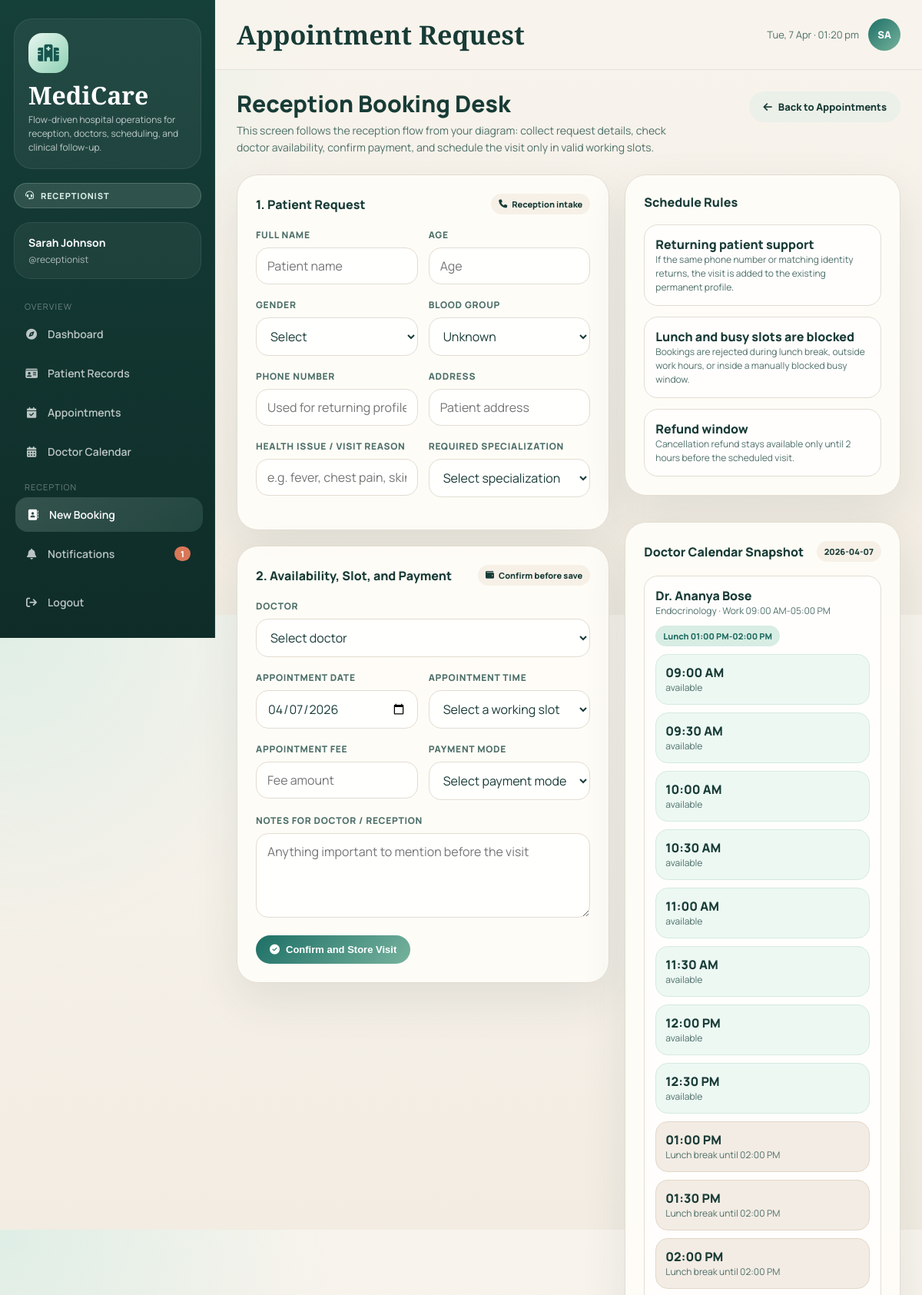
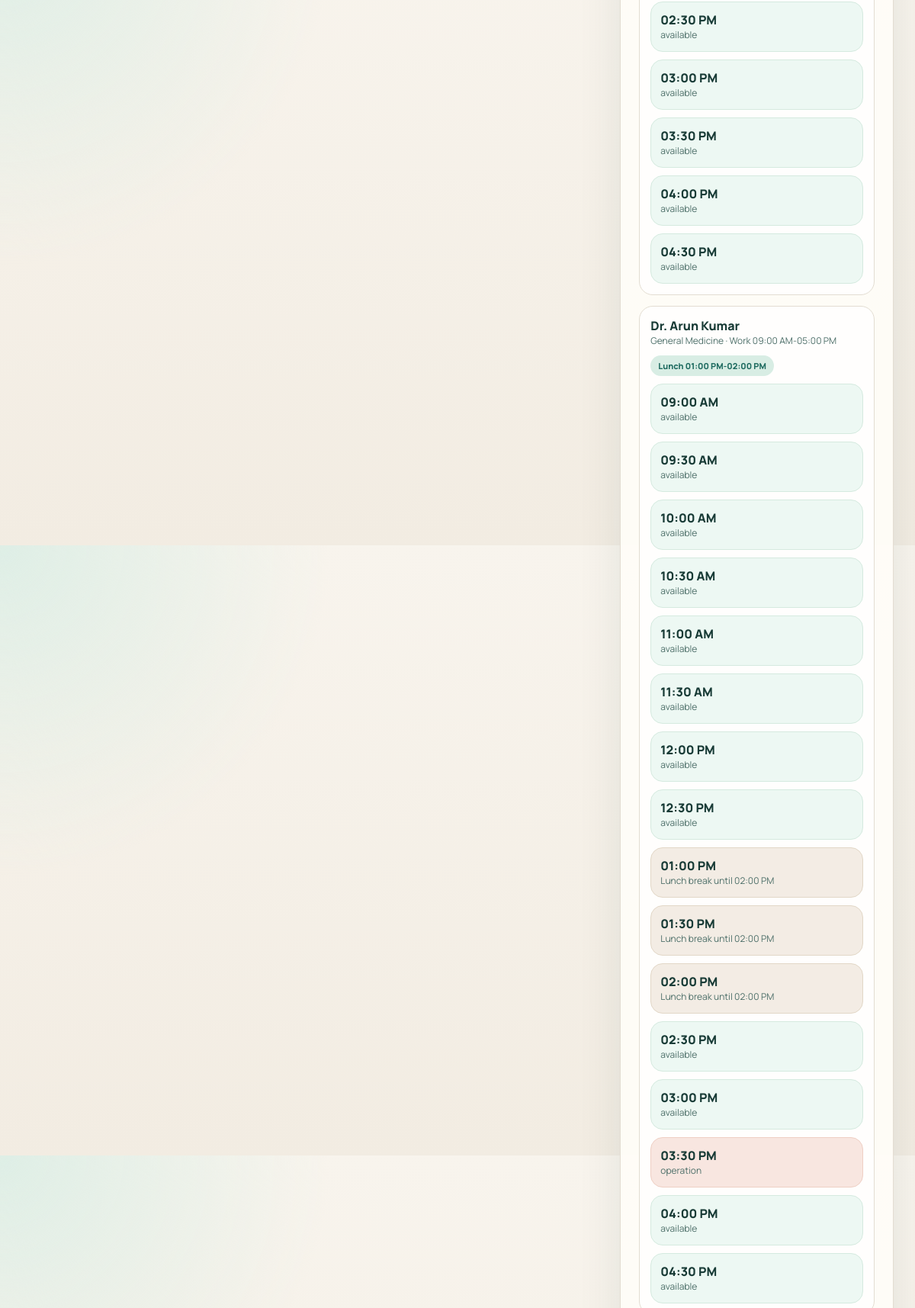
Screenshot of /patients/admit (signed in, upper part) with the database file from the repository (2 pictures, top to bottom).
### tables this page shows
CREATE TABLE users (
            id INTEGER PRIMARY KEY AUTOINCREMENT,
            username TEXT UNIQUE NOT NULL,
            password TEXT NOT NULL,
            role TEXT NOT NULL,
            full_name TEXT NOT NULL
        , specialization TEXT, availability_status TEXT DEFAULT 'available', availability_note TEXT, availability_updated_at TIMESTAMP, phone TEXT);

CREATE TABLE doctor_schedules (
            doctor_id INTEGER PRIMARY KEY,
            work_start TEXT NOT NULL,
            work_end TEXT NOT NULL,
            lunch_start TEXT NOT NULL,
            lunch_end TEXT NOT NULL,
            slot_minutes INTEGER NOT NULL DEFAULT 30,
            FOREIGN KEY(doctor_id) REFERENCES users(id)
        );

CREATE TABLE doctor_blocks (
            id INTEGER PRIMARY KEY AUTOINCREMENT,
            doctor_id INTEGER NOT NULL,
            block_date DATE NOT NULL,
            start_time TEXT NOT NULL,
            end_time TEXT NOT NULL,
            block_type TEXT NOT NULL DEFAULT 'busy',
            reason TEXT,
            created_at TIMESTAMP DEFAULT CURRENT_TIMESTAMP,
            FOREIGN KEY(doctor_id) REFERENCES users(id)
        );

### app.py (the view, shortened to what this page needs)
@app.route("/patients/admit", methods=["GET", "POST"])
@login_required
@role_required("receptionist")
def admit_patient():
    conn = get_db()
    doctors = get_doctors(conn)
    today = request.args.get("date") or date.today().isoformat()
    schedule_board = [build_doctor_day_calendar(conn, doctor, today) for doctor in doctors]
    form = request.form if request.method == "POST" else {}
    conn.close()
    return render_template("admit_patient.html", doctors=doctors, form=form, schedule_board=schedule_board, selected_date=today)

### app.py (called while the page is built, shortened)
def get_db():
    conn = sqlite3.connect(DB)
    conn.row_factory = sqlite3.Row
    return conn

def login_required(f):
    @wraps(f)
    def decorated(*args, **kwargs):
        if "user_id" not in session:
            return redirect(url_for("login"))
        return f(*args, **kwargs)
    return decorated

def role_required(*roles):
    def decorator(f):
        @wraps(f)
        def decorated(*args, **kwargs):
            if session.get("role") not in roles:
                flash("Access denied.", "danger")
                return redirect(url_for("dashboard"))
            return f(*args, **kwargs)
        return decorated
    return decorator

def format_time_label(value):
    hour, minute = [int(part) for part in value.split(":")]
    display_hour = hour if hour <= 12 else hour - 12
    period = "AM" if hour < 12 else "PM"
    return f"{display_hour:02d}:{minute:02d} {period}"

def minutes_since_midnight(value):
    hour, minute = [int(part) for part in value.split(":")]
    return hour * 60 + minute

def get_slot_options(start=DEFAULT_WORK_START, end=DEFAULT_WORK_END, step=DEFAULT_SLOT_MINUTES):
    options = []
    current = minutes_since_midnight(start)
    stop = minutes_since_midnight(end)
    while current < stop:
        hour = current // 60
        minute = current % 60
        value = f"{hour:02d}:{minute:02d}"
        options.append({"value": value, "label": format_time_label(value)})
        current += step
    return options

def active_status_placeholders():
    return ",".join("?" for _ in ACTIVE_APPOINTMENT_STATUSES)

def get_doctors(conn, specialization=None):
    query = """
        SELECT u.id, u.username, u.full_name, u.specialization, u.phone,
               u.availability_status, u.availability_note, u.availability_updated_at,
               ds.work_start, ds.work_end, ds.lunch_start, ds.lunch_end, ds.slot_minutes
        FROM users u
        LEFT JOIN doctor_schedules ds ON ds.doctor_id=u.id
        WHERE u.role='doctor'
    """
    params = []
    if specialization:
        query += " AND u.specialization=?"
        params.append(specialization)
    query += " ORDER BY u.full_name"
    return conn.execute(query, params).fetchall()

def get_doctor_schedule(conn, doctor_id):
    schedule = conn.execute(
        """
        SELECT work_start, work_end, lunch_start, lunch_end, slot_minutes
        FROM doctor_schedules
        WHERE doctor_id=?
        """,
        (doctor_id,),
    ).fetchone()
    if schedule:
        return schedule

### templates/admit_patient.html (shortened to what this page needs)
{% extends 'base.html' %}
{% block topbar_title %}Appointment Request{% endblock %}
{% block content %}
<div class="page-header">
  <div>
    <div class="page-title">Reception Booking Desk</div>
    <div class="page-sub">This screen follows the reception flow from your diagram: collect request details, check doctor availability, confirm payment, and schedule the visit only in valid working slots.</div>
  </div>
  <a class="btn btn-ghost" href="{{ url_for('appointments') }}"><i class="fa-solid fa-arrow-left"></i> Back to Appointments</a>
</div>
<div style="display:grid; grid-template-columns: 1.15fr 0.85fr; gap:20px; align-items:start;">
  <form method="POST" action="{{ url_for('admit_patient') }}">
    <div class="card">
      <div class="card-header">
        <span class="card-title">1. Patient Request</span>
        <span class="tag"><i class="fa-solid fa-phone"></i> Reception intake</span>
      </div>
      <div class="form-row">
        <div class="form-group">
          <label class="form-label">Full Name</label>
          <input name="name" class="form-control" required value="{{ form.get('name','') }}" placeholder="Patient name">
        </div>
        <div class="form-group">
          <label class="form-label">Age</label>
          <input name="age" type="number" min="0" max="150" class="form-control" required value="{{ form.get('age','') }}" placeholder="Age">
        </div>
      </div>
      <div class="form-row">
        <div class="form-group">
          <label class="form-label">Gender</label>
          <select name="gender" class="form-control" required>
            <option value="">Select</option>
          </select>
        </div>
        <div class="form-group">
          <label class="form-label">Blood Group</label>
          <select name="blood_group" class="form-control">
            <option value="">Unknown</option>
          </select>
        </div>
      </div>
      <div class="form-row">
        <div class="form-group">
          <label class="form-label">Phone Number</label>
          <input name="phone" class="form-control" value="{{ form.get('phone','') }}" placeholder="Used for returning profile matching">
        </div>
        <div class="form-group">
          <label class="form-label">Address</label>
          <input name="address" class="form-control" value="{{ form.get('address','') }}" placeholder="Patient address">
        </div>
      </div>
      <div class="form-row">
        <div class="form-group">
          <label class="form-label">Health Issue / Visit Reason</label>
          <input name="visit_reason" class="form-control" value="{{ form.get('visit_reason','') }}" placeholder="e.g. fever, chest pain, skin rash">
        </div>
        <div class="form-group">
          <label class="form-label">Required Specialization</label>
          <select name="required_specialization" class="form-control" id="specialization-select">
            <option value="">Select specialization</option>
          </select>
        </div>
      </div>
    </div>
    <div class="card">
      <div class="card-header">
        <span class="card-title">2. Availability, Slot, and Payment</span>
        <span class="tag"><i class="fa-solid fa-wallet"></i> Confirm before save</span>
      </div>
      <div class="form-group">
        <label class="form-label">Doctor</label>
        <select name="doctor_id" class="form-control" id="doctor-select">
          <option value="">Select doctor</option>
        </select>
      </div>
      <div class="form-row">
        <div class="form-group">
          <label class="form-label">Appointment Date</label>
          <input name="appt_date" type="date" class="form-control" id="appt-date" value="{{ form.get('appt_date', selected_date) }}">
        </div>
        <div class="form-group">
          <label class="form-label">Appointment Time</label>
          <select name="appt_time" class="form-control">
            <option value="">Select a working slot</option>
          </select>
        </div>
      </div>
      <div class="form-row">
        <div class="form-group">
          <label class="form-label">Appointment Fee</label>
          <input name="fee_amount" type="number" min="0" step="0.01" class="form-control" value="{{ form.get('fee_amount','') }}" placeholder="Fee amount">
        </div>
        <div class="form-group">
          <label class="form-label">Payment Mode</label>
          <select name="payment_mode" class="form-control" id="payment-mode">
            <option value="">Select payment mode</option>
          </select>
        </div>
      </div>
      <div class="form-group">
        <label class="form-label">Notes for Doctor / Reception</label>
        <textarea name="notes" class="form-control" placeholder="Anything important to mention before the visit">{{ form.get('notes','') }}</textarea>
      </div>
      <button class="btn btn-primary" type="submit"><i class="fa-solid fa-circle-check"></i> Confirm and Store Visit</button>
    </div>
  </form>
  <div class="stack">
    <div class="card">
      <div class="card-header">
        <span class="card-title">Schedule Rules</span>
      </div>
      <div class="stack">
        <div class="mini-card">
          <div style="font-weight:800;">Returning patient support</div>
          <div class="text-muted">If the same phone number or matching identity returns, the visit is added to the existing permanent profile.</div>
        </div>
        <div class="mini-card">
          <div style="font-weight:800;">Lunch and busy slots are blocked</div>
          <div class="text-muted">Bookings are rejected during lunch break, outside work hours, or inside a manually blocked busy window.</div>
        </div>
        <div class="mini-card">
          <div style="font-weight:800;">Refund window</div>
          <div class="text-muted">Cancellation refund stays available only until {{ cancellation_window_hours }} hours before the scheduled visit.</div>
        </div>
      </div>
    </div>
    <div class="card">
      <div class="card-header">
        <span class="card-title">Doctor Calendar Snapshot</span>
        <span class="tag">{{ selected_date }}</span>
      </div>
      <div class="stack">
        {% for doctor in schedule_board %}
        <div class="mini-card">
          <div style="display:flex; justify-content:space-between; gap:10px; flex-wrap:wrap; margin-bottom:10px;">
            <div>
              <div style="font-weight:800;">{{ doctor.doctor_name }}</div>
              <div class="text-muted">{{ doctor.specialization or '-' }} · Work {{ format_time_label(doctor.work_start) }}-{{ format_time_label(doctor.work_end) }}</div>
            </div>
            <span class="badge badge-available">Lunch {{ format_time_label(doctor.lunch_start) }}-{{ format_time_label(doctor.lunch_end) }}</span>
          </div>
          <div class="calendar-grid">
            {% for slot in doctor.slots %}
            <div class="slot-pill {{ slot.state }}">
              <div style="font-weight:800;">{{ slot.label }}</div>
              <div class="text-muted">{{ slot.note or slot.state }}</div>
            </div>
            {% endfor %}
          </div>
        </div>
        {% endfor %}
      </div>
    </div>
  </div>
</div>
{% endblock %}

### templates/base.html (style rules this page uses)
:root { --ink: #183b36; --ink-soft: #4d6f69; --sand: #f4efe6; --paper: #fffdf8; --mint: #d8ede4; --mint-strong: #77b39d; --teal: #1d6f66; --teal-dark: #15554d; --coral: #d97757; --gold: #d6aa56; --danger: #b94d39; --border: #e3ddd2; --shadow: 0 22px 60px rgba(24, 59, 54, 0.09); --radius-xl: 28px; --radius-lg: 20px; --radius-md: 14px; --sidebar-w: 280px; }
* { box-sizing: border-box; margin: 0; padding: 0; }
body { font-family: 'Manrope', sans-serif; background: radial-gradient(circle at top left, rgba(216, 237, 228, 0.8), transparent 30%), linear-gradient(180deg, #f8f4ed 0%, #f2ece2 100%); color: var(--ink); min-height: 100vh; display: flex; }
a { color: inherit; }
.page-header { display: flex; align-items: flex-start; justify-content: space-between; gap: 16px; margin-bottom: 24px; flex-wrap: wrap; }
.page-title { font-size: 30px; font-weight: 800; line-height: 1.05; }
.page-sub { margin-top: 8px; font-size: 14px; color: var(--ink-soft); max-width: 68ch; line-height: 1.6; }
.card { background: rgba(255,253,248,0.94); border: 1px solid var(--border); border-radius: var(--radius-xl); box-shadow: var(--shadow); padding: 24px; margin-bottom: 20px; }
.card-header { display: flex; align-items: center; justify-content: space-between; gap: 12px; margin-bottom: 18px; flex-wrap: wrap; }
.card-title { font-size: 16px; font-weight: 800; }
.btn { display: inline-flex; align-items: center; justify-content: center; gap: 8px; border: none; border-radius: 999px; padding: 11px 18px; text-decoration: none; font-size: 13px; font-weight: 800; cursor: pointer; transition: 0.18s ease; }
.btn-primary { background: linear-gradient(135deg, var(--teal), var(--mint-strong)); color: white; }
.btn-ghost { background: rgba(216, 237, 228, 0.42); color: var(--ink); }
.form-group { margin-bottom: 18px; }
.form-label { display: block; margin-bottom: 8px; font-size: 12px; font-weight: 800; color: var(--ink-soft); text-transform: uppercase; letter-spacing: 0.06em; }
.form-control { width: 100%; border: 1px solid var(--border); border-radius: 16px; padding: 12px 14px; font: inherit; color: var(--ink); background: rgba(255,255,255,0.92); }
.form-row { display: grid; grid-template-columns: 1fr 1fr; gap: 14px; }
textarea.form-control { min-height: 110px; resize: vertical; }
.badge { display: inline-flex; align-items: center; gap: 6px; border-radius: 999px; padding: 6px 10px; font-size: 11px; font-weight: 800; text-transform: capitalize; }
.badge-prescribed, .badge-completed, .badge-paid, .badge-eligible, .badge-available, .badge-online, .badge-cash { background: #d8ede4; color: #1e6b60; }
.tag { display: inline-flex; align-items: center; gap: 6px; padding: 6px 10px; border-radius: 999px; background: #f6f0e7; color: var(--ink); font-size: 11px; font-weight: 800; }
.text-muted { color: var(--ink-soft); font-size: 12px; line-height: 1.5; }
.stack { display: flex; flex-direction: column; gap: 14px; }
.mini-card { border-radius: 18px; border: 1px solid var(--border); background: rgba(255,255,255,0.78); padding: 14px; }
.calendar-grid { display: grid; grid-template-columns: repeat(auto-fit, minmax(180px, 1fr)); gap: 10px; }
.slot-pill { border-radius: 16px; padding: 12px; border: 1px solid var(--border); background: rgba(255,255,255,0.82); }
.slot-pill.available { background: #edf8f3; border-color: #d5eadf; }
.slot-pill.lunch { background: #f3ece4; border-color: #e2d7c7; }
.slot-pill.busy { background: #f8e6e0; border-color: #efcfc4; }

### rows the page displays
users: doctor_name "Dr. Ananya Bose", specialization "Endocrinology"
doctor_schedules: work_start "09:00 AM", work_end "05:00 PM", lunch_start "01:00 PM", lunch_end "02:00 PM"
users: doctor_name "Dr. Arun Kumar", specialization "General Medicine"
doctor_schedules: work_start "09:00 AM", work_end "05:00 PM", lunch_start "01:00 PM", lunch_end "02:00 PM"
doctor_blocks: label "03:30 PM", reason "operation"

### other values shown
{{ session.role }} "RECEPTIONIST"
{{ session.full_name }} "Sarah Johnson"
{{ session.username }} "receptionist"
{{ unread_notifications }} "1"
{{ session.full_name[:2].upper() }} "SA"
{{ cancellation_window_hours }} "2"
{{ selected_date }} "2026-04-07"
{{ slot.label }} "09:00 AM" "09:30 AM" "10:00 AM" "10:30 AM" "11:00 AM" "11:30 AM" "12:00 PM" "12:30 PM" "01:00 PM" "01:30 PM" "02:00 PM" "02:30 PM" "03:00 PM" "03:30 PM" "04:00 PM" "04:30 PM" "09:00 AM" "09:30 AM" "10:00 AM" "10:30 AM" "11:00 AM" "11:30 AM" "12:00 PM" "12:30 PM" "01:00 PM" "01:30 PM" "02:00 PM" "02:30 PM" "03:00 PM" "04:00 PM" "04:30 PM"
{{ slot.note or slot.state }} "available" "available" "available" "available" "available" "available" "available" "available" "Lunch break until 02:00 PM" "Lunch break until 02:00 PM" "Lunch break until 02:00 PM" "available" "available" "available" "available" "available" "available" "available" "available" "available" "available" "available" "available" "available" "Lunch break until 02:00 PM" "Lunch break until 02:00 PM" "Lunch break until 02:00 PM" "available" "available" "available" "available"
